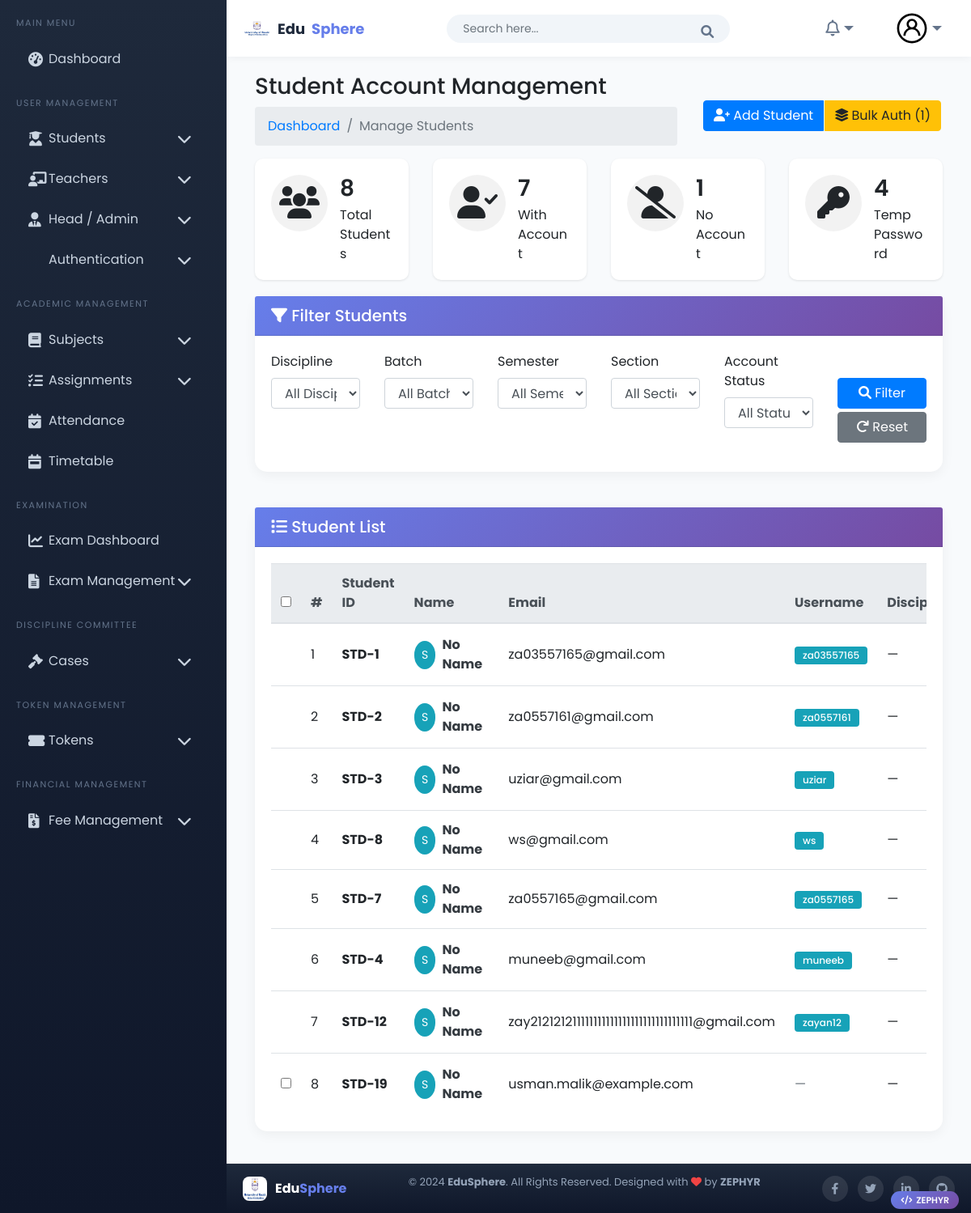
/home_auth/manage-students/ (signed in), run on the app's committed database.
### student/models.py (models this page shows, shortened)
class Student(models.Model):
    user = models.OneToOneField(CustomUser, on_delete=models.CASCADE, null=True, blank=True)
    GENDER_CHOICES = [
        ('M', 'Male'),
        ('F', 'Female'),
        ('O', 'Other'),
    ]
    first_name = models.CharField(max_length=50)
    last_name = models.CharField(max_length=50)
    student_id = models.CharField(max_length=20, unique=True)
    admission_number = models.CharField(max_length=20, unique=True)
    gender = models.CharField(max_length=1, choices=GENDER_CHOICES)
    dob = models.DateField()
    email = models.EmailField(unique=True)
    contact_number = models.CharField(max_length=15, blank=True)
    image = models.ImageField(upload_to='students/', blank=True, null=True)
    batch = models.ForeignKey(Batch, on_delete=models.CASCADE)
    semester = models.ForeignKey(Semester, on_delete=models.CASCADE)
    section = models.ForeignKey(Section, on_delete=models.CASCADE)
    discipline = models.ForeignKey(Discipline, on_delete=models.CASCADE)
    parent = models.OneToOneField(Parent, on_delete=models.CASCADE, related_name='student', null=True, blank=True)
    address = models.TextField()
    class Meta:
        ordering = ['batch', 'section', 'last_name']

### home_auth/models.py (models this page shows, shortened)
class CustomUser(AbstractUser):
    username = models.CharField(max_length=100, unique=True)
    email = models.EmailField(max_length=255, unique=True, db_index=True)
    is_authorized = models.BooleanField(default=False)
    login_token = models.CharField(max_length=6, blank=True, null=True)
    first_name = models.CharField(max_length=30, blank=True)
    last_name = models.CharField(max_length=30, blank=True)
    date_joined = models.DateTimeField(auto_now_add=True)
    is_student = models.BooleanField(default=False)
    is_admin = models.BooleanField(default=False)
    is_teacher = models.BooleanField(default=False)
    password_change_deadline = models.DateTimeField(blank=True, null=True)  # Keep but won't be used
    password_generated = models.BooleanField(default=False)
    temp_password = models.CharField(max_length=100, blank=True, null=True)
    groups = models.ManyToManyField(
        'auth.Group',
        related_name="+",
        blank=True
    )
    user_permissions = models.ManyToManyField(
        'auth.Permission',
        related_name="+",
        blank=True
    )

### home_auth/views.py (the view, shortened to what this page needs)
# urls.py: path('manage-students/', views.manage_students_view, name='manage_students_view'),
@login_required
def manage_students_view(request):
    if not (request.user.is_admin or request.user.is_superuser):
        messages.error(request, 'You do not have permission to access this page.')
        return redirect('dashboard')
    discipline_id = request.GET.get('discipline')
    batch_id = request.GET.get('batch')
    semester_id = request.GET.get('semester')
    section_id = request.GET.get('section')
    status_filter = request.GET.get('status')
    students = Student.objects.select_related('discipline', 'batch', 'semester', 'section', 'user').all()
    if discipline_id:
        students = students.filter(discipline_id=discipline_id)
    if batch_id:
        students = students.filter(batch_id=batch_id)
    if semester_id:
        students = students.filter(semester_id=semester_id)
    if section_id:
        students = students.filter(section_id=section_id)
    if status_filter == 'has_account':
        students = students.filter(user__isnull=False)
    elif status_filter == 'no_account':
        students = students.filter(user__isnull=True)
    elif status_filter == 'temp_password':
        students = students.filter(user__password_generated=True)
    total_students = students.count()
    students_with_account = students.filter(user__isnull=False).count()
    students_without_account = students.filter(user__isnull=True).count()
    students_with_temp_password = students.filter(user__password_generated=True).count()
    paginator = Paginator(students, 20)
    page_number = request.GET.get('page')
    students_page = paginator.get_page(page_number)
    context = {
        "disciplines": Discipline.objects.all(),
        "batches": Batch.objects.all(),
        "semesters": Semester.objects.all(),
        "sections": Section.objects.all(),
        "students": students_page,
        "total_students": total_students,
        "students_with_account": students_with_account,
        "students_without_account": students_without_account,
        "students_with_temp_password": students_with_temp_password,
        "user_type": "student"
    }
    return render(request, "authentication/register.html", context)

### templates/authentication/register.html (shortened to what this page needs)
{% extends 'Home/base.html' %}
{% load static %}
{% block body %}
<div class="page-wrapper">
    <div class="content container-fluid">
        <div class="page-header">
            <div class="row align-items-center">
                <div class="col">
                    <h3 class="page-title">Student Account Management</h3>
                    <ul class="breadcrumb">
                        <li class="breadcrumb-item"><a href="{% url 'dashboard' %}">Dashboard</a></li>
                        <li class="breadcrumb-item active">Manage Students</li>
                    </ul>
                </div>
                <div class="col-auto">
                    <div class="btn-group">
                        <a href="{% url 'add_student' %}" class="btn btn-primary">
                            <i class="fas fa-user-plus"></i> Add Student
                        </a>
                        {% if students_without_account > 0 %}
                        <button class="btn btn-warning" onclick="bulkAuthenticateAllNoAccount()">
                            <i class="fas fa-layer-group"></i> Bulk Auth ({{ students_without_account }})
                        </button>
                        {% endif %}
                    </div>
                </div>
            </div>
        </div>
        <div class="row">
            <div class="col-md-3">
                <div class="card dash-widget">
                    <div class="card-body">
                        <span class="dash-widget-icon"><i class="fas fa-users"></i></span>
                        <div class="dash-widget-info">
                            <h3>{{ total_students }}</h3>
                            <span>Total Students</span>
                        </div>
                    </div>
                </div>
            </div>
            <div class="col-md-3">
                <div class="card dash-widget">
                    <div class="card-body">
                        <span class="dash-widget-icon"><i class="fas fa-user-check"></i></span>
                        <div class="dash-widget-info">
                            <h3>{{ students_with_account }}</h3>
                            <span>With Account</span>
                        </div>
                    </div>
                </div>
            </div>
            <div class="col-md-3">
                <div class="card dash-widget">
                    <div class="card-body">
                        <span class="dash-widget-icon"><i class="fas fa-user-slash"></i></span>
                        <div class="dash-widget-info">
                            <h3>{{ students_without_account }}</h3>
                            <span>No Account</span>
                        </div>
                    </div>
                </div>
            </div>
            <div class="col-md-3">
                <div class="card dash-widget">
                    <div class="card-body">
                        <span class="dash-widget-icon"><i class="fas fa-key"></i></span>
                        <div class="dash-widget-info">
                            <h3>{{ students_with_temp_password }}</h3>
                            <span>Temp Password</span>
                        </div>
                    </div>
                </div>
            </div>
        </div>
        <div class="row mb-4">
            <div class="col-md-12">
                <div class="card">
                    <div class="card-header">
                        <h5 class="card-title mb-0">
                            <i class="fas fa-filter"></i> Filter Students
                        </h5>
                    </div>
                    <div class="card-body">
                        <form method="get" id="filterForm">
                            <div class="row">
                                <div class="col-md-2 col-sm-6">
                                    <div class="form-group">
                                        <label>Discipline</label>
                                        <select name="discipline" class="form-control">
                                            <option value="">All Disciplines</option>
                                        </select>
                                    </div>
                                </div>
                                <div class="col-md-2 col-sm-6">
                                    <div class="form-group">
                                        <label>Batch</label>
                                        <select name="batch" class="form-control">
                                            <option value="">All Batches</option>
                                        </select>
                                    </div>
                                </div>
                                <div class="col-md-2 col-sm-6">
                                    <div class="form-group">
                                        <label>Semester</label>
                                        <select name="semester" class="form-control">
                                            <option value="">All Semesters</option>
                                        </select>
                                    </div>
                                </div>
                                <div class="col-md-2 col-sm-6">
                                    <div class="form-group">
                                        <label>Section</label>
                                        <select name="section" class="form-control">
                                            <option value="">All Sections</option>
                                        </select>
                                    </div>
                                </div>
                                <div class="col-md-2 col-sm-6">
                                    <div class="form-group">
                                        <label>Account Status</label>
                                        <select name="status" class="form-control">
                                            <option value="">All Status</option>
                                        </select>
                                    </div>
                                </div>
                                <div class="col-md-2 col-sm-12">
                                    <div class="form-group">
                                        <label>&nbsp;</label>
                                        <button type="submit" class="btn btn-primary btn-block">
                                            <i class="fas fa-search"></i> Filter
                                        </button>
                                        <a href="{% url 'manage_students_view' %}" class="btn btn-secondary btn-block mt-1">
                                            <i class="fas fa-redo"></i> Reset
                                        </a>
                                    </div>
                                </div>
                            </div>
                        </form>
                    </div>
                </div>
            </div>
        </div>
        <div class="row">
            <div class="col-sm-12">
                <div class="card card-table">
                    <div class="card-header">
                        <h5 class="card-title mb-0">
                            <i class="fas fa-list"></i> Student List
                        </h5>
                    </div>
                    <div class="card-body">
                        <div class="table-responsive">
                            <table class="table table-hover table-center mb-0" id="studentsTable">
                                <thead class="thead-light">
                                    <tr>
                                        <th width="40">
                                            {% if students_without_account > 0 %}
                                            <input type="checkbox" id="selectAllNoAccount" title="Select all without account">
                                            {% endif %}
                                        </th>
                                        <th>#</th>
                                        <th>Student ID</th>
                                        <th>Name</th>
                                        <th>Email</th>
                                        <th>Username</th>
                                        <th>Discipline</th>
                                    </tr>
                                </thead>
                                <tbody>
                                    {% for student in students %}
                                    <tr id="student-row-{{ student.id }}" data-student-id="{{ student.id }}">
                                        <td>
                                            {% if not student.user %}
                                            <input type="checkbox" class="student-no-account" data-student-id="{{ student.id }}" data-student-name="{{ student.name|default:'Student' }}" data-student-email="{{ student.email }}">
                                            {% endif %}
                                        </td>
                                        <td>{{ forloop.counter }}</div>
                                        <td>
                                            <span class="font-weight-bold">STD-{{ student.id }}</span>
                                        </div>
                                        <td>
                                            <div class="d-flex align-items-center">
                                                <div class="avatar-img rounded-circle bg-info text-white d-flex align-items-center justify-content-center mr-2" style="width:35px;height:35px;">
                                                    <span style="font-size:14px;">{{ student.name|default:"S"|slice:":1"|upper }}</span>
                                                </div>
                                                <div>
                                                    <a href="#" class="font-weight-bold text-dark">
                                                        {{ student.name|default:"No Name" }}
                                                    </a>
                                                </div>
                                            </div>
                                        </div>
                                        <td>{{ student.email }}</div>
                                        <td>
                                            {% if student.user %}
                                            <span class="badge badge-info">{{ student.user.username }}</span>
                                            {% else %}
                                            <span class="text-muted">—</span>
                                            {% endif %}
                                        </div>
                                        <td>{{ student.discipline.name|default:"—" }}</div>
                                        <td>{{ student.batch.name|default:"—" }}</div>
                                        <td>{{ student.section.name|default:"—" }}</div>
                                        <td>
                                        <td class="text-right">
                                    </tr>
                                    {% endfor %}
{% endblock %}

### data on the page
Student: id "1", name "S", name "No Name", email "za03557165@gmail.com", user.username "za03557165", discipline.name "—"
Student: id "2", name "S", name "No Name", email "za0557161@gmail.com", user.username "za0557161", discipline.name "—"
Student: id "3", name "S", name "No Name", email "uziar@gmail.com", user.username "uziar", discipline.name "—"
Student: id "8", name "S", name "No Name", email "ws@gmail.com", user.username "ws", discipline.name "—"
Student: id "7", name "S", name "No Name", email "za0557165@gmail.com", user.username "za0557165", discipline.name "—"
Student: id "4", name "S", name "No Name", email "muneeb@gmail.com", user.username "muneeb", discipline.name "—"
Student: id "12", name "S", name "No Name", email "zay212121211111111111111111111111111111@gmail.com", user.username "zayan12", discipline.name "—"
Student: id "19", name "S", name "No Name", email "usman.malik@example.com", discipline.name "—"

### other printed values
{{ students_without_account }} "1"
{{ total_students }} "8"
{{ students_with_account }} "7"
{{ students_with_temp_password }} "4"
